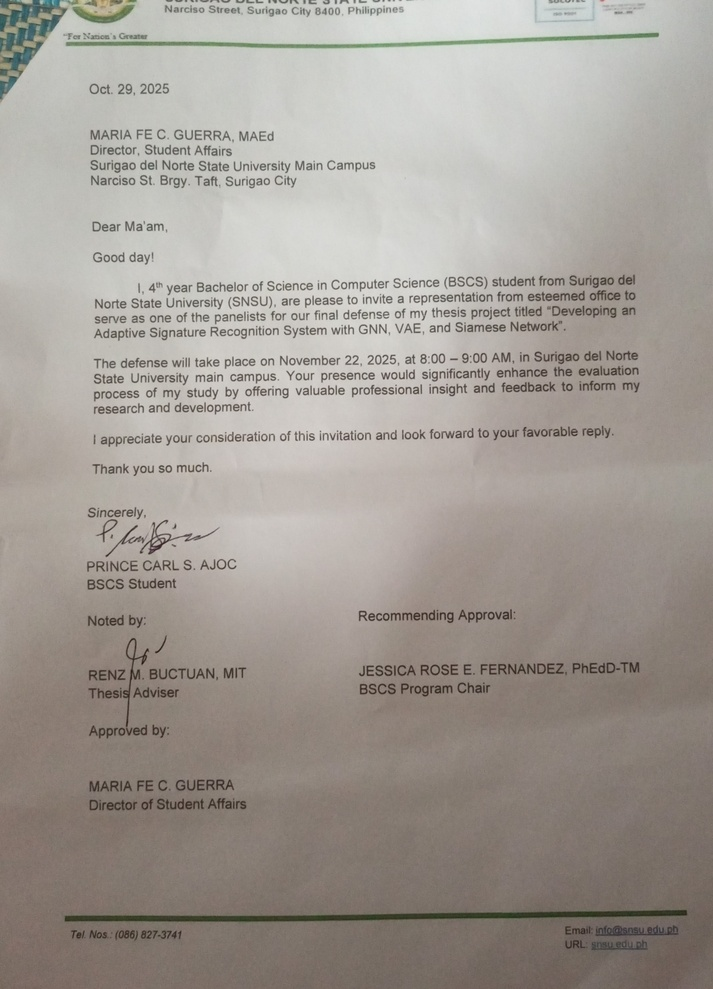
#> input picture docum.jfif, 713 x 989 px, shrunk from 2489 x 3450 before the run
$ jupyter execute openCV.ipynb
#> lines starting #> are read from the running program, lines starting #| are printed output that depends on the picture; after the words box and inside, x2 and y2 are one past the last pixel; in counts of white or black regions, pixels touching at a corner belong together
[cell 1]
import cv2
import numpy as np
import matplotlib.pyplot as plt

[cell 2]
def show_img(img):
    plt.imshow(img)
    plt.axis('off')
    plt.show()

[cell 3]
def gray_scale(img):
    gray = cv2.cvtColor(img, cv2.COLOR_BGR2GRAY)
    return gray

[cell 4]
img = cv2.imread('docum.jfif')
#> img is the input picture: shape (989, 713, 3); mean B, G, R 148.8, 155.6, 162
gray = gray_scale(img)
show_img(gray)

[cell 5]
def adaptive_thresh(gray):
    thresh = cv2.adaptiveThreshold(
        gray, 255, cv2.ADAPTIVE_THRESH_GAUSSIAN_C,
        cv2.THRESH_BINARY_INV, 15, 8
    )
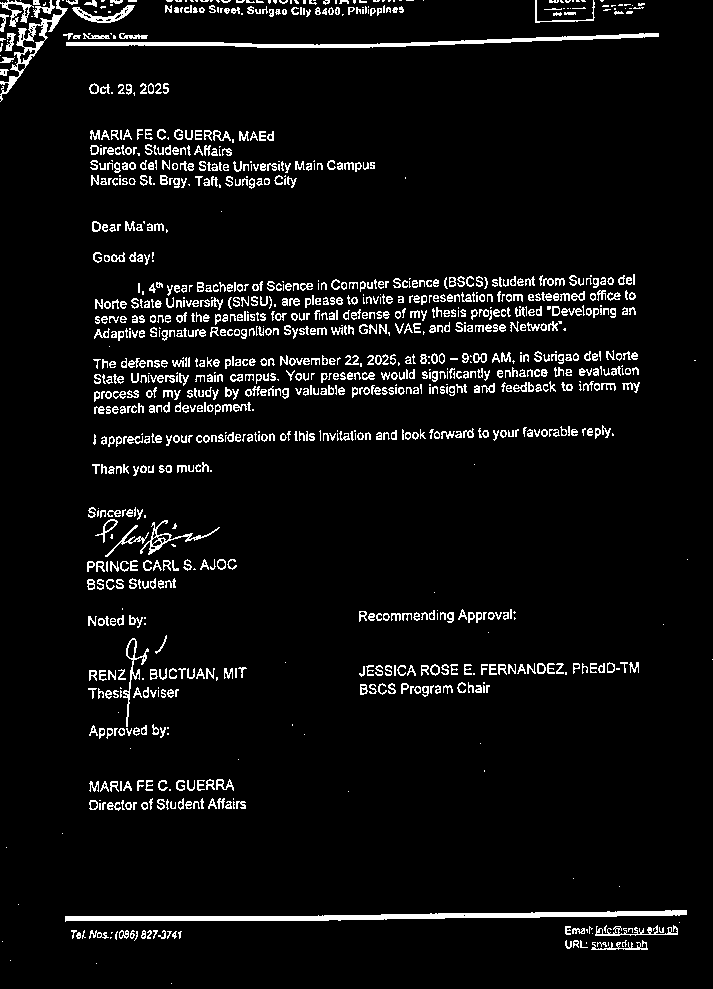
#> thresh: shape (989, 713); 5.7% white in thin lines or dots
    return thresh

[cell 6]
adap_t = adaptive_thresh(gray)
show_img(adap_t)

[cell 7]
def clean(thresh):
    kernel = cv2.getStructuringElement(cv2.MORPH_RECT, (3,3))
    clean = cv2.morphologyEx(thresh, cv2.MORPH_OPEN, kernel, iterations=1)
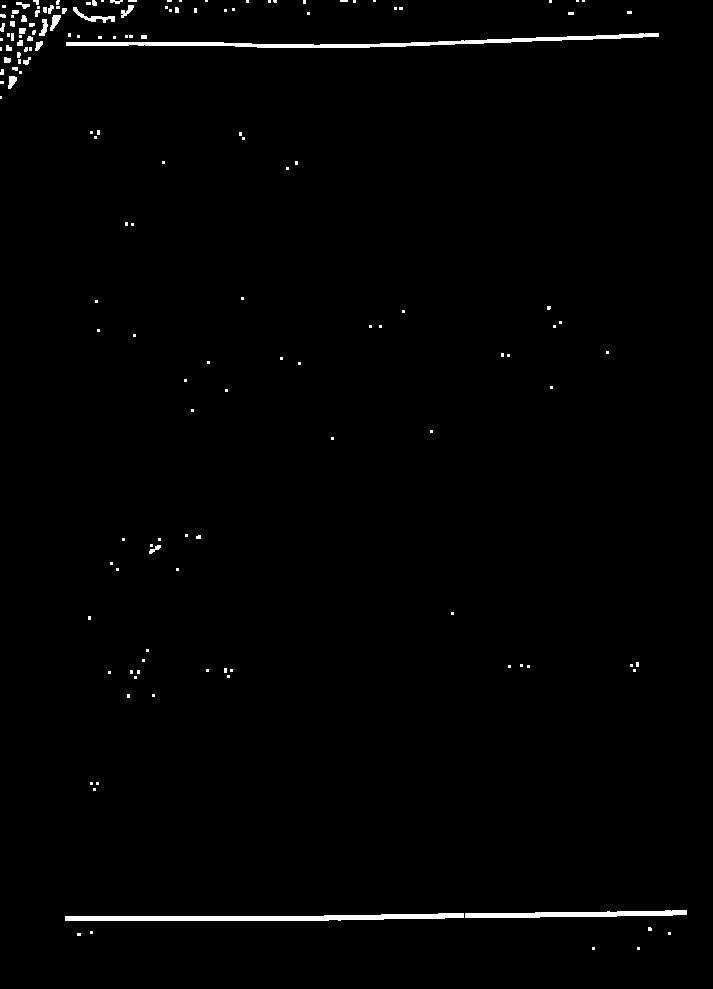
#> clean: shape (989, 713); 1.1% white; 153 white regions (117 under 20 px)
    return clean

[cell 8]
cln = clean(adap_t)
show_img(cln)

[cell 9]
def mask_contours(clean, gray):
    contours, _ = cv2.findContours(clean, cv2.RETR_EXTERNAL, cv2.CHAIN_APPROX_SIMPLE)
#> contours = 153 contours, 136 with area under 20; largest, box (x1, y1, x2, y2) and area: (66, 33, 659, 48) 1703, (65, 913, 464, 921) 1610, (465, 910, 687, 918) 899, (73, 7, 115, 23) 133, (50, 15, 61, 31) 76
    mask = np.zeros_like(gray)

    return contours, mask

[cell 10]
c, m = mask_contours(cln, gray)
#> m: shape (989, 713); every value is 0
#> c has the same summary as contours in mask_contours
# c = contours(cln)

[cell 11]
def draw(contours, mask):
    for c in contours:
        area = cv2.contourArea(c)
        if area > 150:  # Keep only large components (likely signature strokes)
            cv2.drawContours(mask, [c], -1, 255, -1)
#> this loop made 153 passes
#> area on passes 7, 8, 35: 1610, 899, 32
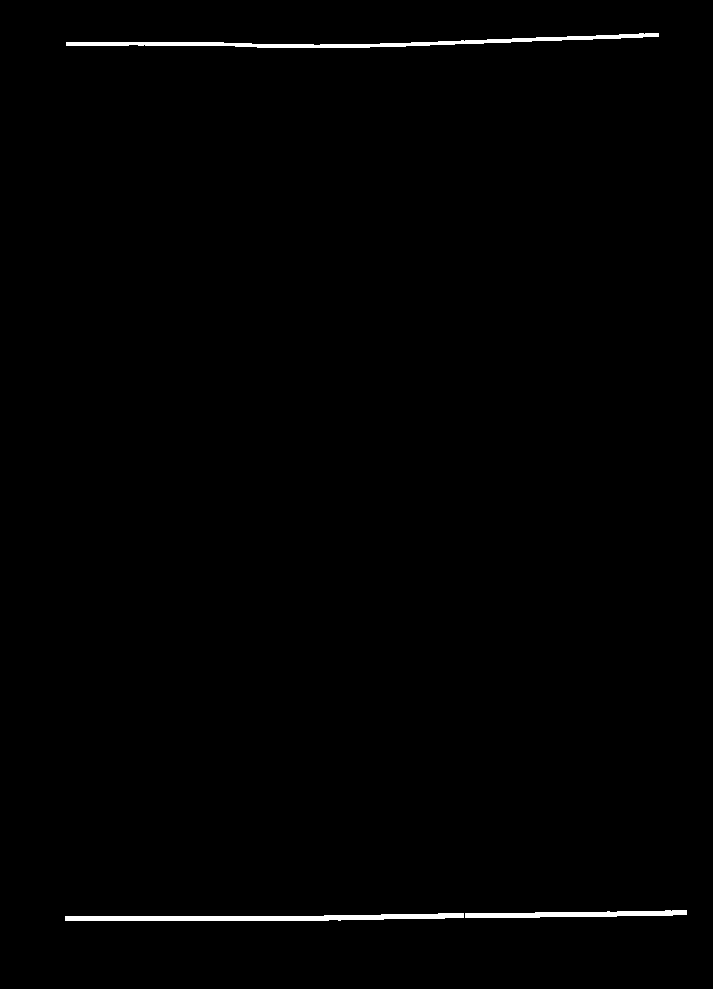
#> mask: shape (989, 713); 0.77% white; 3 white regions, box (x1, y1, x2, y2) and area: (66, 33, 659, 48) 2299, (65, 913, 464, 921) 2013, (465, 910, 687, 918) 1125

    return mask

[cell 12]
d = draw(c, m)
show_img(d)

[cell 13]
sign = cv2.bitwise_and(img, img, mask=d)

[cell 14]
show_img(sign)

[cell 15]
def crop(signature, mask):
    ys, xs = mask.nonzero()
#> ys = 5437 values from 33 to 920; xs = 5437 values, max 686 at index 2319, min 65 at index 3446, mean 370.6
    cropped_signatures = signature[min(ys):max(ys), min(xs):max(xs)]
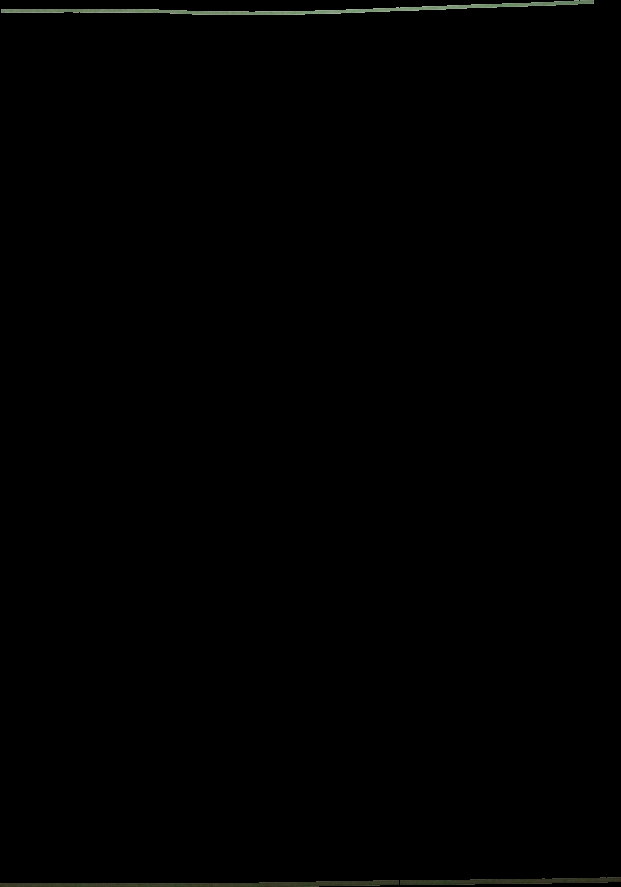
#> cropped_signatures: shape (887, 621, 3); mean B, G, R 0.7, 0.9, 0.8
    return cropped_signatures

[cell 16]
signs = crop(sign, d)

[cell 17]
len(signs)
#> Out = 887

$ run again, with doc_blue_sig.png saved as docum.jfif
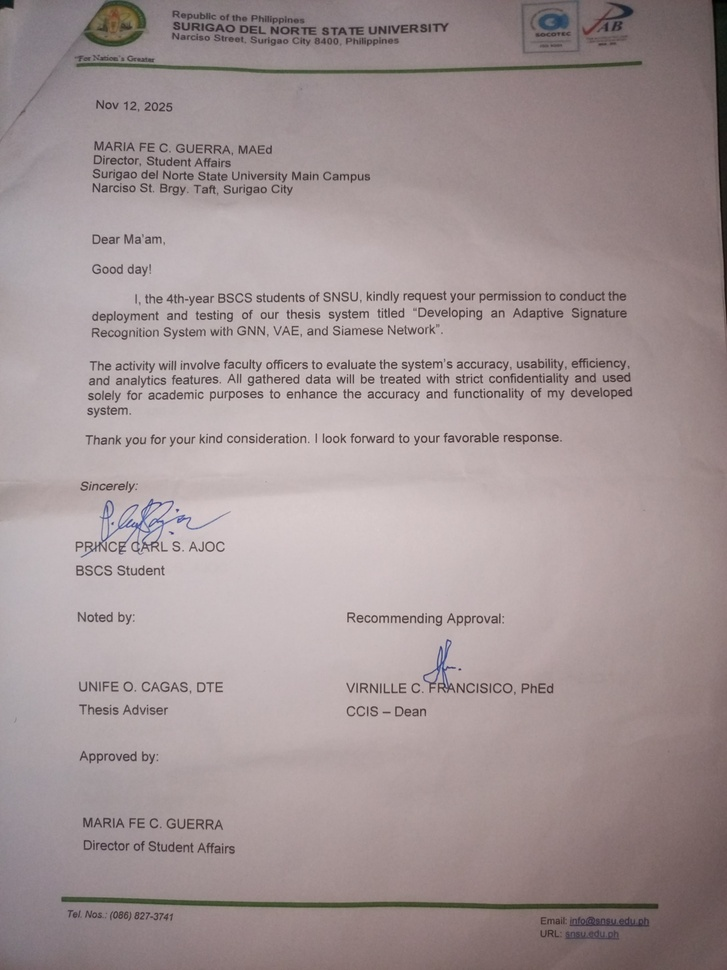
#> input picture doc_blue_sig.png, 727 x 970 px, shrunk from 3072 x 4096 before the run
#> img is the input picture: shape (970, 727, 3); mean B, G, R 150.1, 149.3, 163
#> thresh: shape (970, 727); 5.1% white in thin lines or dots
#> clean: shape (970, 727); 1.1% white; 135 white regions (103 under 20 px)
#> contours = 135 contours, 114 with area under 20; largest, box (x1, y1, x2, y2) and area: (61, 897, 658, 909) 2308, (76, 61, 642, 74) 1346, (614, 3, 633, 19) 105, (539, 14, 556, 30) 98, (724, 265, 727, 305) 64
#> m: shape (970, 727); every value is 0
#> `c, m = mask_contours(cln, gray)`: c has the same summary as contours in mask_contours
#> the loop in draw, `for c in contours:` made 135 passes
#> area on passes 9, 43, 48, 49, 66: 2307.5, 64.5, 30, 31, 1346.5
#> after the loop in draw, `for c in contours:`:
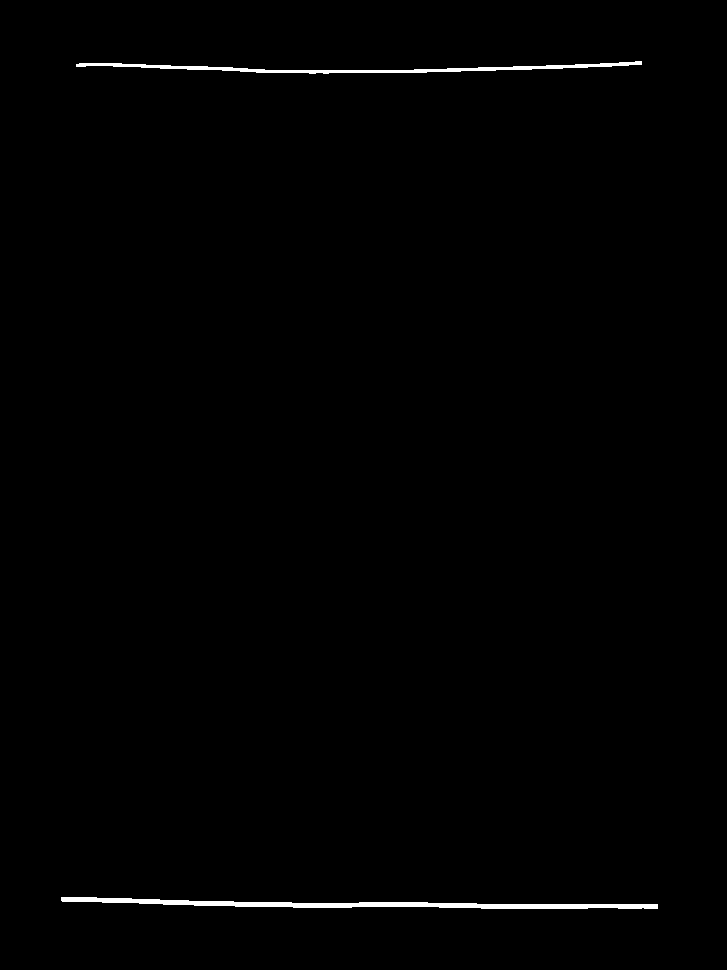
#> mask: shape (970, 727); 0.68% white; 2 white regions, box (x1, y1, x2, y2) and area: (61, 897, 658, 909) 2908, (76, 61, 642, 74) 1915
#> ys = 4823 values from 61 to 908; xs = 4823 values, max 657 at index 3512, min 61 at index 1915, mean 359.3
#> in crop, `cropped_signatures = signature[min(ys):max(ys), min(xs):max(xs)]`:
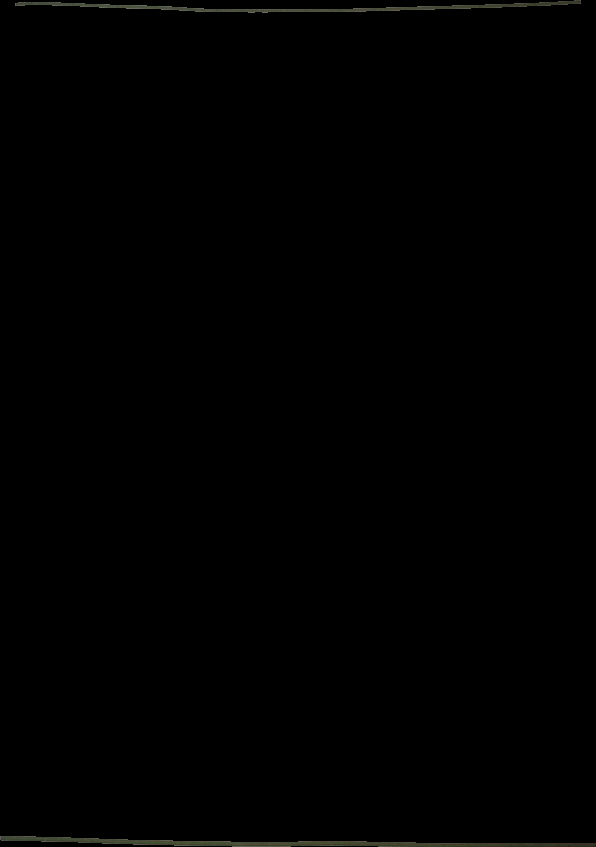
#> cropped_signatures: shape (847, 596, 3); mean B, G, R 0.5, 0.7, 0.7
#> Out = 847
